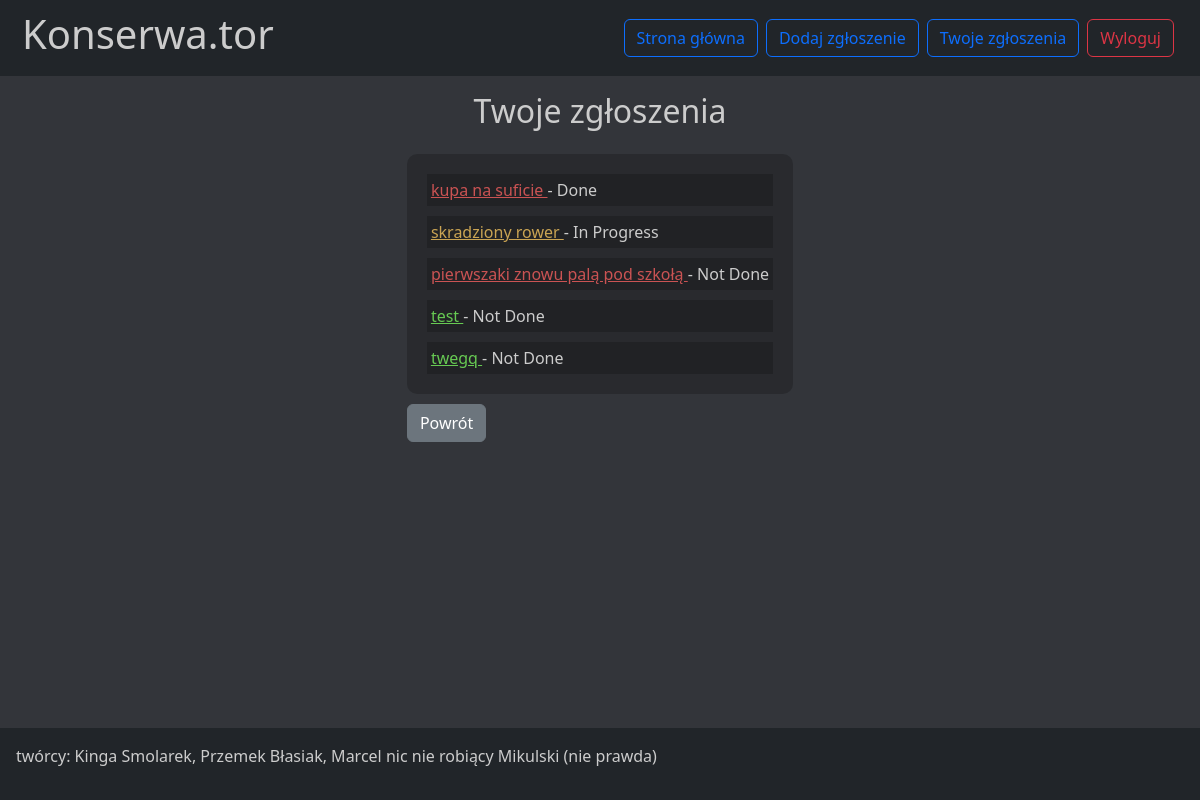
The page /zgloszenia/your_reports (signed in) on the database its author committed.
### zgloszenia/models.py (models this page shows, shortened)
class Report(models.Model):
    STATUS_CHOICES = [
        ('not_done', 'Not Done'),
        ('in_progress', 'In Progress'),
        ('done', 'Done'),
    ]
    IMPORTANCE_CHOICES = [
        (1, 'Niska'),
        (2, 'Średnia'),
        (3, 'Wysoka'),
    ]
    user = models.ForeignKey(User, on_delete=models.CASCADE, default='1')
    id = models.AutoField(primary_key=True)
    title = models.CharField(max_length=150, null=False)
    description = models.TextField(max_length=500)
    foto = models.ImageField(upload_to='fotos/', null=True, blank=True)
    status_of_the_report = models.CharField(max_length=20, choices=STATUS_CHOICES, default='not_done')
    importance_of_the_report = models.IntegerField(choices=IMPORTANCE_CHOICES, default=1)

### zgloszenia/views.py (the view)
# urls.py: path('your_reports', your_reports_view, name='your_reports'),
@login_required
def your_reports_view(request):
    user_id = request.user.id
    user_reports = Report.objects.filter(user_id=user_id)
    return render(request, 'your_reports.html', {'user_reports': user_reports})

### zgloszenia/templates/your_reports.html (shortened to what this page needs)
{% extends 'base.html' %}
{% block content %}
<h2 class="text-center p-3">Twoje zgłoszenia</h2>
<div class="list">
    {% for report in user_reports %}
        <p class="report"><a class="waga{{report.importance_of_the_report}}" href="/zgloszenia/report?id={{ report.id }}"> {{ report.title }} </a>- {{report.get_status_of_the_report_display}}</p>
    {% endfor %}
</div>
<a href="{% url 'home' %}"><button type="button" class="btn btn-secondary">Powrót</button></a>
{% endblock %}

### zgloszenia/static/style.css (style rules this page uses)
body { background-color: rgb(51, 53, 58); color: #ccc; height: 100vh; }

### zgloszenia/templates/your_reports.html (style rules this page uses)
.list { background-color: rgba(0, 0, 0, 0.2); padding: 10px; border-radius: 10px; margin-bottom: 10px; }
.report { background-color: rgba(0, 0, 0, 0.2); padding: 4px; margin: 10px; }
a.waga1 { color: #67ca53 }
a.waga2 { color: #caa453 }
a.waga3 { color: #ca5353 }

### rows shown on the page
Report: title "kupa na suficie", status_of_the_report "Done"
Report: title "skradziony rower", status_of_the_report "In Progress"
Report: title "pierwszaki znowu palą pod szkołą", status_of_the_report "Not Done"
Report: title "test", status_of_the_report "Not Done"
Report: title "twegq", status_of_the_report "Not Done"
